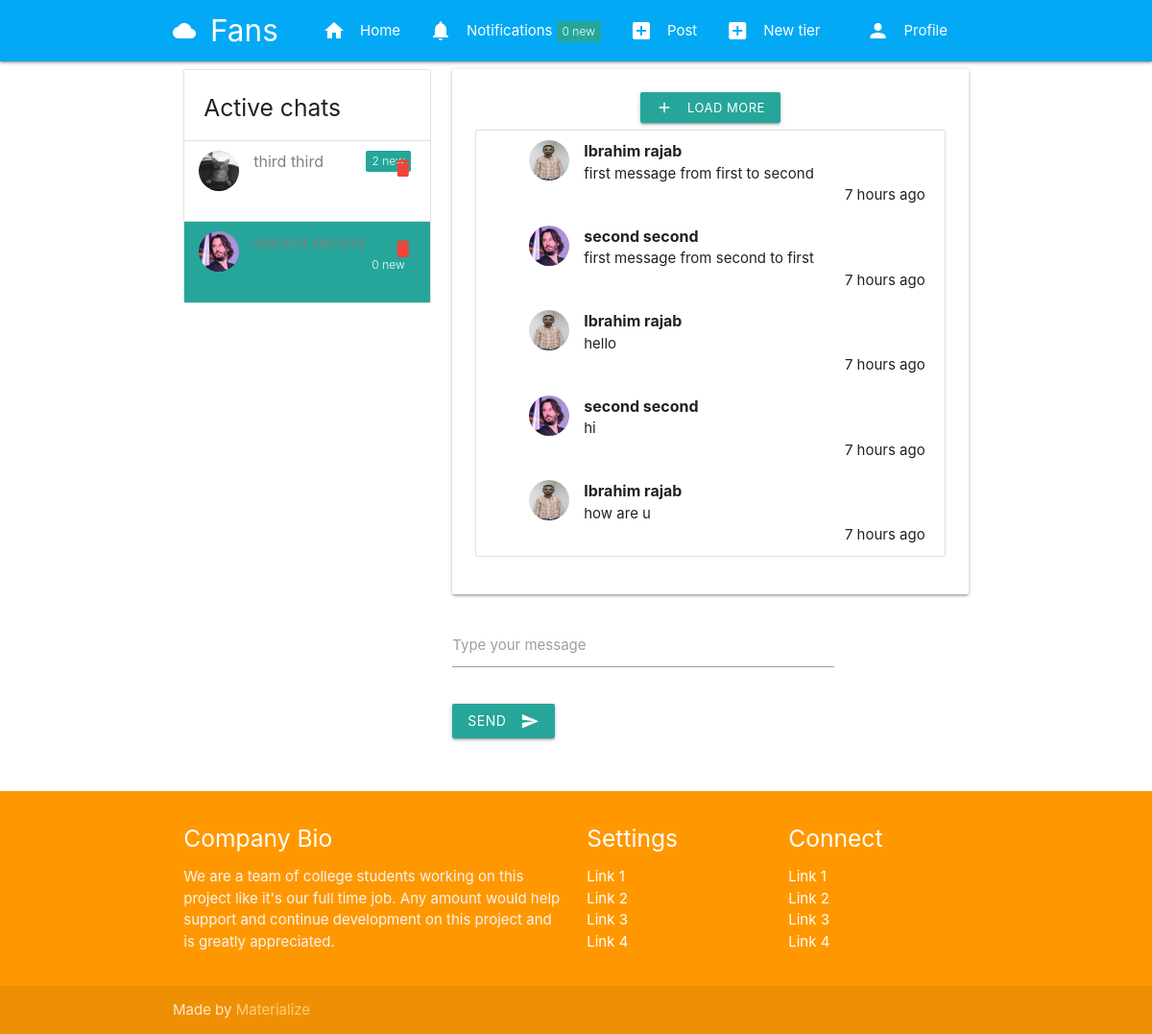
Page /messages/directs/second (signed in) on the committed database.
### authy/models.py (models this page shows, shortened)
class Profile(models.Model):
	user = models.OneToOneField(User, on_delete=models.CASCADE, related_name='profile')
	location = models.CharField(max_length=50, null=True, blank=True)
	url = models.CharField(max_length=80, null=True, blank=True)
	profile_info = models.TextField(max_length=150, null=True, blank=True)
	created = models.DateField(auto_now_add=True)
	picture = models.ImageField(upload_to=user_directory_path_profile, blank=True, null=True, verbose_name='Picture')
	banner = models.ImageField(upload_to=user_directory_path_banner, blank=True, null=True, verbose_name='Banner')

### direct/models.py (models this page shows, shortened)
class Message(models.Model):
    user = models.ForeignKey(User,on_delete=models.CASCADE,related_name='msg_user')
    sender = models.ForeignKey(User,on_delete=models.CASCADE,related_name='from_user')
    recipient = models.ForeignKey(User,on_delete=models.CASCADE,related_name='to_user')
    body = models.TextField(max_length=1000,blank=True, null=True)
    date = models.DateTimeField( auto_now_add=True)
    is_read = models.BooleanField(default=False)
    def get_messages(user):
      messages = Message.objects.filter(user=user).values('recipient').annotate(last=Max('date')).order_by('-last')
      users = []
      for message in messages:
        users.append({
          'user':User.objects.get(pk=message['recipient']),
          'last':message['last'],
          'unread':Message.objects.filter(user=user,recipient__pk=message['recipient'],is_read=False).count()
        })
      return users

### direct/views.py (the view)
# urls.py: path('directs/<username>',directs,name='directs'),
@login_required
def directs(request,username):
  user = request.user
  messages = Message.get_messages(user=request.user)
  active_direct = username
  directs = Message.objects.filter(user=user,recipient__username=username).order_by('-date')
  for message in messages:
    if message['user'].username == username:
      message['unread'] =0
  paginator_directs = Paginator(directs, 5)
  page_number_directs = request.GET.get('directspage')
  directs_data = paginator_directs.get_page(page_number_directs)
  context = {
      'directs': directs_data,
      'messages': messages,
      'active_direct': active_direct,
  }
  return render(request,'direct/direct.html',context)

### authy/views.py (called while the page is built)
def side_nav_info(request):
	user = request.user
	nav_profile = None
	fans = None
	follows = None
	if user.is_authenticated:
		nav_profile = Profile.objects.get(user=user)
		fans = Subscription.objects.filter(subscribed=user).count()
		follows = Subscription.objects.filter(subscriber=user).count()
	return {'nav_profile': nav_profile, 'fans': fans, 'follows': follows}

### notifications/views.py (called while the page is built)
def count_notifications(request):
  count_notifications = None
  if request.user.is_authenticated:
    count_notifications = Notification.objects.filter(user=request.user,is_seen=False).count()
  return {'count_notifications':count_notifications}

### fans_clone/templates/direct/direct.html (shortened to what this page needs)
{% extends 'base.html' %}
{% load static %}
{% load humanize %}
{% block content %}
<div class="col s12 m4">
<ul class="collection with-header">
    <li class="collection-header">
        <h5>Active chats</h5>
    </li>
    {% for message in messages %}
    <a style="color: gray;" href="{% url 'directs' message.user.username %}">
        <li class="collection-item avatar {% if active_direct == message.user.username %}active{% endif %}">
        {% if message.user.profile.picture %}
            <img src="{{ message.user.profile.picture.url }}" class="circle responsive-img">
        {% else %}
            <img src="{% static 'img/no_avatar.jpg' %}" class="circle responsive-img">
        {% endif %}
            <span class="title">{{ message.user.first_name }} {{ message.user.last_name }}</span>
            <span class="new badge">{{ message.unread }}</span>
            <a href="" class="secondary-content red-text"><i class="material-icons">delete</i></a>
    </li>
    </a>
    {% endfor %}
</div>
<div style="overflow-y: scroll;" class="col s12 m8">
    <div style="max-width: 600px;" class="card">
        <div class="card-content">
            <div class="center-align">
                {% if directs.has_next %}
                <a id="loadmorebtn" class="waves-effect waves-light btn-small"><i class="material-icons left">add</i>Load more</a>
                {% endif %}
            </div>
            <ol id="oldirects" style="list-style-type: none; display: flex; flex-direction: column-reverse;" class="collection">
              {% for direct in directs %}
                  <li style="border-bottom: 0px;" class="collection-item avatar">
                      {% if direct.sender.profile.picture %}
                          <img src="{{ direct.sender.profile.picture.url }}" class="circle responsive-img">
                      {% else %}
                          <img src="{% static 'img/no_avatar.jpg' %}" class="circle responsive-img">
                      {% endif %}
                      <span class="title"><b>{{ direct.sender.first_name }} {{ direct.sender.last_name }}</b></span>
                      <p>{{ direct.body }}</p>
                      <p class="right-align">{{ direct.date | naturaltime }}</p>
                  </li>
              {% endfor %}
              </ol>
        </div>
    </div>
    <div class="card-action">
        <div class="row">
            <form id="senddirectform" method="POST" action="{% url 'send-direct' %}">
                <div class="input-field col s9">
                    <input id="text" name="body" type="text" class="validate">
                    <label for="text">Type your message</label>
                  </div>
                  <div class="input-field col s9">
                  <button class="btn waves-effect waves-light" type="submit" name="action">Send
                    <i class="material-icons right">send</i>
                  </button>
                </div>
            </form>
        </div>
    </div>
</div>
{% endblock %}

### rows in the picture
Message: sender.profile.picture (placeholder picture), sender.first_name "Ibrahim", sender.last_name "rajab", body "how are u", date "7 hours ago"
Message: sender.profile.picture (placeholder picture), sender.first_name "second", sender.last_name "second", body "hi", date "7 hours ago"
Message: sender.profile.picture (placeholder picture), sender.first_name "Ibrahim", sender.last_name "rajab", body "hello", date "7 hours ago"
Message: sender.profile.picture (placeholder picture), sender.first_name "second", sender.last_name "second", body "first message from second to first", date "7 hours ago"
Message: sender.profile.picture (placeholder picture), sender.first_name "Ibrahim", sender.last_name "rajab", body "first message from first to second", date "7 hours ago"

### other values in the picture
{{ count_notifications }} "0"
{{ message.user.first_name }} "third"
{{ message.user.last_name }} "third"
{{ message.unread }} "2"
{{ message.unread }} "0"
